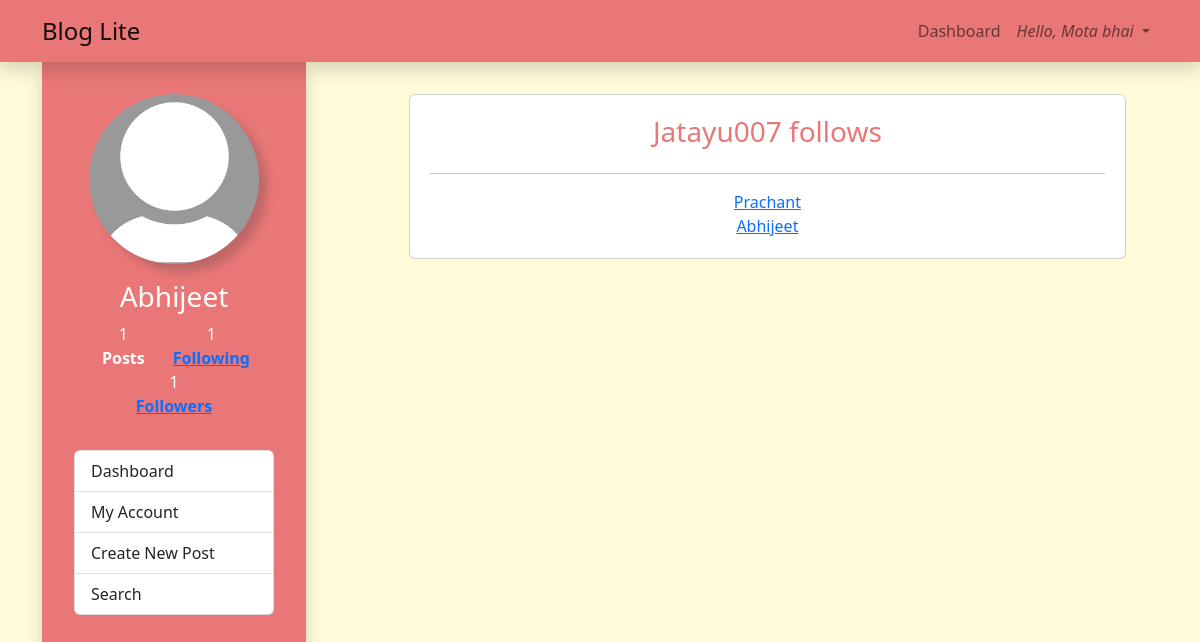
Screenshot of /showfollowing/Jatayu007 (signed in) with the database file from the repository.
### blog/models.py (models this page shows, shortened)
class User(db.Model, UserMixin):
    id = db.Column(db.Integer(), primary_key=True)
    fullname = db.Column(db.String(length=30), nullable=False)
    username = db.Column(db.String(length=30), unique=True, nullable=False)
    email = db.Column(db.String(length=50), nullable=False)
    profilePicture = db.Column(db.String(length=50), nullable=True, default='default-profile-pic.jpg')
    password_hash = db.Column(db.String(length=60), nullable=False)
    posts_created = db.relationship('Post', backref='author')
    followed = db.relationship('User',
                               secondary=followers,
                               primaryjoin=(followers.c.follower_id == id),
                               secondaryjoin=(followers.c.followed_id == id),
                               backref=db.backref('followers', lazy='dynamic'),
                               lazy='dynamic')
    def PostCount(self):
        return len(list(self.posts_created))
    @property
    def password(self):
        return self.password

### blog/routes.py (the view)
@app.route('/showfollowing/<username>')
@login_required
def showfollowing(username):
    users = User.query.filter_by(username=username).first()
    return render_template('following.html',user = users)

### blog/models.py (called while the page is built)
@login_manager.user_loader
def load_user(user_id):
    return User.query.get(int(user_id))

### blog/templates/following.html (shortened to what this page needs)
{% extends 'base.html' %}
{% block content %}
<section class="container dashboard">
    <aside class="sidebar container shadow">
      <div class="side-nav">
        <div class="profile-data container">
            <img src="{{ url_for('static',filename = current_user.profilePicture) }}" class="float-start profile-img">
            <h3 class="profile-name">{{ current_user.fullname }}</h3>
            <div class="container text-center sidebar-follow">
                <div class="row">
                  <div class="col">
                    {{ current_user.PostCount() }}
                    <br>
                    <strong>Posts</strong>
                  </div>
                  <div class="col">
                    {{ current_user.followed.count()-1 }}
                    <br>
                    <strong><a href="{{ url_for('showfollowing', username=current_user.username) }}">Following</a></strong>
                  </div>
                  <div class="col">
                    {{ current_user.followers.count()-1 }}
                    <br>
                    <strong><a href="{{ url_for('showfollowers', username=current_user.username) }}">Followers</a></strong>
                  </div>
                </div>
            </div>
        </div>
        <div class="list-group">
          <a href="{{ url_for('home_page') }}" class="list-group-item list-group-item-action">Dashboard</a>
          <a href="{{ url_for('user_page', user = current_user.username) }}" class="list-group-item list-group-item-action">My Account</a>
          <a href="{{ url_for('home_page') }}" class="list-group-item list-group-item-action">Create New Post</a>
          <a href="#" class="list-group-item list-group-item-action">Search</a>
        </div>
        </div>
    </aside>
    <main class="main-dashboard container">
        <div class="container card follow-card text-center">
            <h3 class="heading">{{ user.username }} follows</h3>
            <hr>
            {% for follower in user.followed %}
            {% if follower != user %}
            <a href="{{ url_for('user_page', user = follower.username) }}">{{ follower.fullname }}</a>
            {% endif %}
        {% endfor %}
        </div>
    </main>
</section>
{% endblock %}

### blog/templates/base.html (shortened to what this page needs)
<!DOCTYPE html>
<html lang="en">
<head>
    <link href="https://cdn.jsdelivr.net/npm/bootstrap@5.2.2/dist/css/bootstrap.min.css" rel="stylesheet">
    <link rel="stylesheet" href="https://cdn.jsdelivr.net/npm/bootstrap-icons@1.10.3/font/bootstrap-icons.css">
    <link rel="stylesheet" href="{{ url_for('static', filename='./css/style.css') }}">
</head>
<body>
    <nav class="navbar navbar-expand-lg d-flex sticky-top shadow">
      <div class="container">
        <a class="navbar-brand" href="/">Blog Lite</a>
        <div class="collapse navbar-collapse" id="navbarNav">
          <ul class="navbar-nav">
            {% if current_user.is_authenticated %}
              <li class="nav-item">
                <a class="nav-link" href="{{ url_for('home_page') }}">Dashboard</a>
              </li>
              <li class="nav-item dropdown">
                <a class="nav-link dropdown-toggle" href="#" role="button" data-bs-toggle="dropdown" aria-expanded="false">
                  <i>Hello, {{ current_user.username }}</i>
                </a>
              </li>
            {% endif %}
          </ul>
        </div>
      </div>
    </nav>
    <div class="container-fluid">
      {% block content %}{% endblock %}
    </div>
</body>
</html>

### blog/static/css/style.css (style rules this page uses)
:root { --bs-darkpink : #E97777; --bs-lightpink : #FF9F9F; --bs-darkyellow : #FCDDB0; --bs-lightyellow : #FFFAD7; --bs-black: rgba(0, 0, 0, 0.614); --bs-white: #fff; }
.container-fluid { padding: 0; }
body { background-color: var(--bs-lightyellow); }
.navbar-expand-lg .navbar-collapse { justify-content: flex-end; }
.navbar { background-color: var(--bs-darkpink); }
.navbar-brand { font-size: 1.5rem; }
.profile-data { display: flex; flex-direction: column; align-items: center; color: var(--bs-white) }
.profile-img { width: 170px; height: 170px; margin: 0 0 1rem 0; border-radius: 50%; box-shadow: 8px 8px 8px rgba(50, 50, 50, 0.237); }
.sidebar { width: 22%; height: 100vh; background-color: var(--bs-darkpink); border-bottom-left-radius: 10px; border-bottom-right-radius: 10px; padding: 2rem; position: fixed; }
.sidebar-follow { margin-bottom: 2rem; }
.main-dashboard { width: 70%; padding: 2rem; margin-right: 0; }
.dashboard { display: flex; }
.follow-card { padding: 20px; }
.follow-card .heading { color: var(--bs-darkpink); }

### rows the page displays
User: username "Mota bhai", profilePicture (placeholder picture), fullname "Abhijeet"
User: username "Jatayu007"
User: fullname "Prachant"

### other values shown
{{ current_user.PostCount() }} "1"
{{ current_user.followed.count()-1 }} "1"
{{ current_user.followers.count()-1 }} "1"
